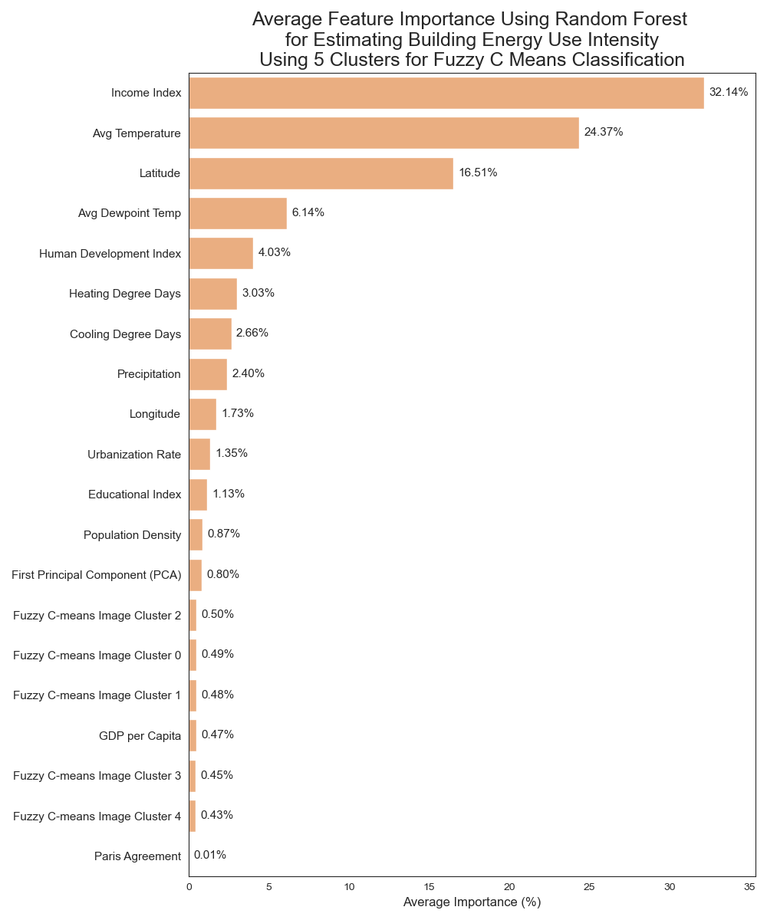
#> input picture figures/06_feature_importance_5_clusters.png, 767 x 920 px, shrunk from 1000 x 1200 before the run
$ jupyter execute --allow-errors 050_FeatureImportance.ipynb
#> lines starting #> are read from the running program, lines starting #| are printed output that depends on the picture
[cell 1]
import pandas as pd
import numpy as np
import matplotlib.pyplot as plt
from sklearn.linear_model import LinearRegression
from sklearn.preprocessing import StandardScaler
import seaborn as sns
from sklearn.ensemble import RandomForestRegressor
import os

# change n_clusters to 5, 10 or 20

[cell 2]
n_clusters = 5  #5, 10 or 20

[cell 3]
output_path = "../data/03_processed/merged_df.csv"
#> (the rest of this cell did not finish here and is left out)

# Train / Test

[cell 4]
train_test_split_original_data_path = "../data/03_processed/train_test_split_original_data.csv"
#> (the rest of this cell did not finish here and is left out)

#> (a cell that did not finish here is left out)

#> (a cell that did not finish here is left out)

#> (a cell that did not finish here is left out)

[cell 8]
features = [
    "hdd_total_year",
    "cdd_total_year",
    "GDP_per_capita",
    "Urbanization_Rate_2022",
    "latitude",
    "longitude",
    "Paris_Agreement",
    "Subnational HDI",
    "Educational index",
    "Income index",
    "2m_temperature_2023_avg",
    "2m_dewpoint_temperature_2023_avg",
    "total_precipitation_2023",
    #"longitude_sin",
    #"longitude_cos",
    #"latitude_sin",
    #"latitude_cos",
    "population_density",

    #Image data
    'pca_result'
    ]

features += [f'Cluster_{n_clusters}_{i}' for i in range(n_clusters)]


feature_abbreviations = {
    "hdd_total_year": "Heating Degree Days",
    "cdd_total_year": "Cooling Degree Days",
    "GDP_per_capita": "GDP per Capita",
    "Urbanization_Rate_2022": "Urbanization Rate",
    "latitude": "Latitude",
    "longitude": "Longitude",
    "Paris_Agreement": "Paris Agreement",
    "Subnational HDI": "Human Development Index",
    "Educational index": "Educational Index",
    "Income index": "Income Index",
    "2m_temperature_2023_avg": "Avg Temperature",
    "2m_dewpoint_temperature_2023_avg": "Avg Dewpoint Temp",
    "total_precipitation_2023": "Precipitation",
    "longitude_sin": "Longitude Sin",
    "longitude_cos": "Longitude Cos",
    "latitude_sin": "Latitude Sin",
    "latitude_cos": "Latitude Cos",
    "population_density": "Population Density",

    # Image-based features
    "pca_result": "First Principal Component (PCA)",
}

feature_abbreviations.update({f'Cluster_{n_clusters}_{i}': f'Fuzzy C-means Image Cluster {i}' for i in range(n_clusters)})


target_columns = [
    "Residential EUI (kWh/m2/year)",
    "Non-residential EUI (kWh/m2/year)"
]

[cell 9]
importance_by_target = {}
models = {}

# Train a Random Forest model for each target
#> (the rest of this cell did not finish here and is left out)

[cell 10]
plt.figure(figsize=(10, 12))
sns.set_style("white")

#> (the rest of this cell did not finish here and is left out)

[cell 11]
from PIL import Image

# Load the three images
image_2_clusters = Image.open('../figures/06_feature_importance_5_clusters.png')
#> image_2_clusters is the input picture: PIL image 767x920 RGBA; mean R, G, B, A 248.7, 244.4, 241.3, 255
image_10_clusters = Image.open('../figures/06_feature_importance_10_clusters.png')
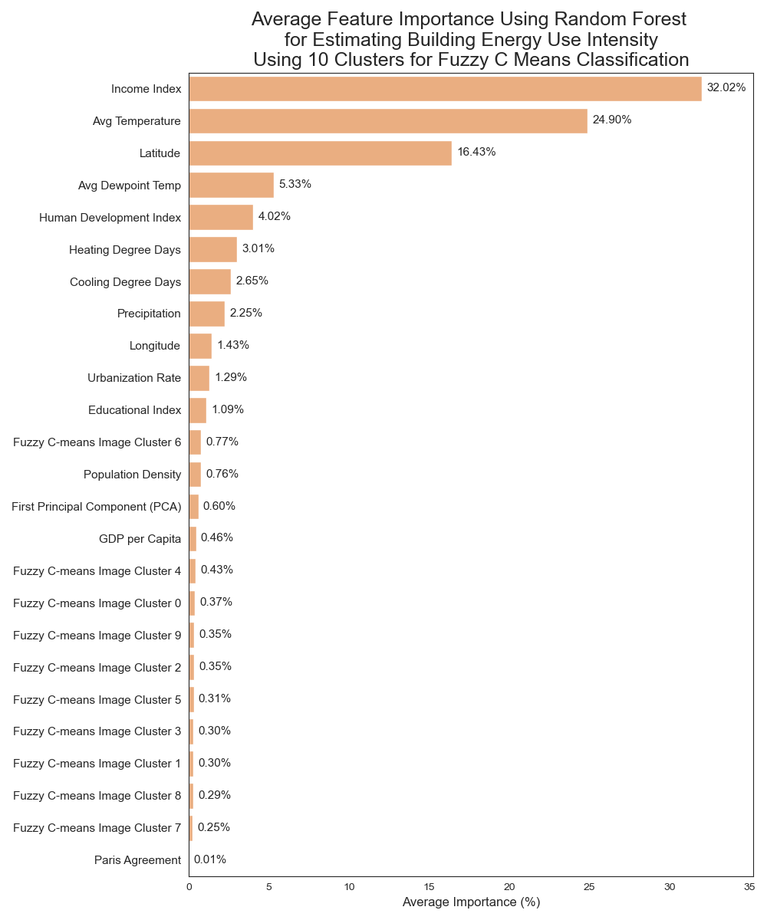
#> input picture figures/06_feature_importance_10_clusters.png, 767 x 920 px, shrunk from 1000 x 1200 before the run
#> image_10_clusters is the input picture: PIL image 767x920 RGBA; mean R, G, B, A 248.2, 244.9, 242.5, 255
image_20_clusters = Image.open('../figures/06_feature_importance_20_clusters.png')
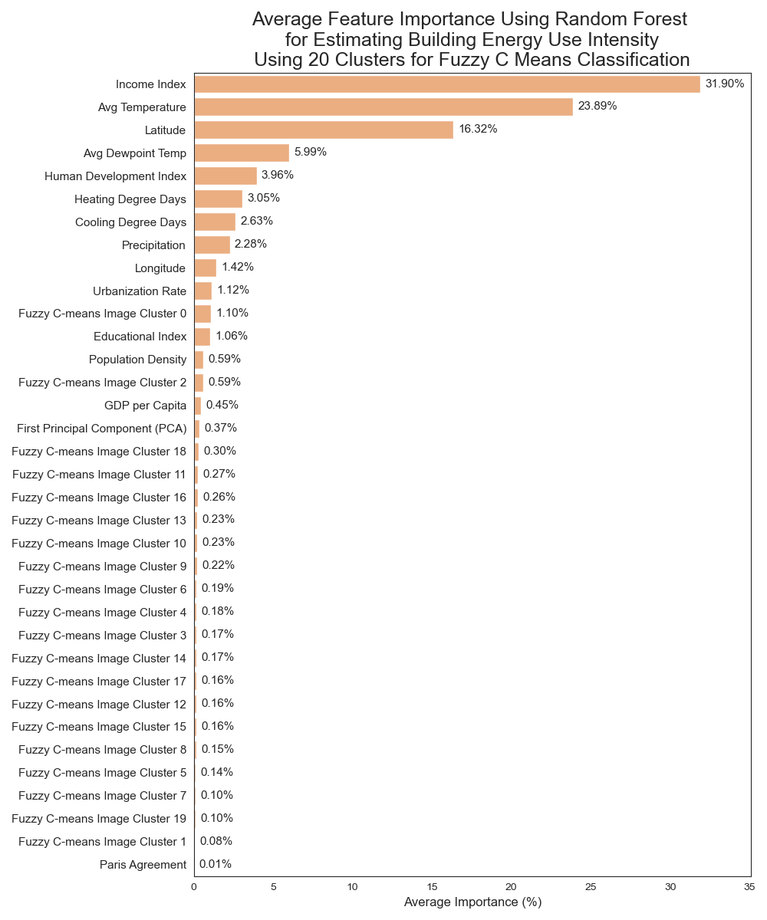
#> input picture figures/06_feature_importance_20_clusters.png, 767 x 920 px, shrunk from 1000 x 1200 before the run
#> image_20_clusters is the input picture: PIL image 767x920 RGBA; mean R, G, B, A 247, 244.8, 243.1, 255

# Calculate the total width of the new image
total_width = image_2_clusters.width + image_10_clusters.width + image_20_clusters.width
#> total_width = 2301

# Create a new image with the combined width and the same height
new_image = Image.new('RGB', (total_width, image_2_clusters.height))
#> new_image: PIL image 2301x920 RGB; every value is 0

# Paste the images side by side
new_image.paste(image_2_clusters, (0, 0))
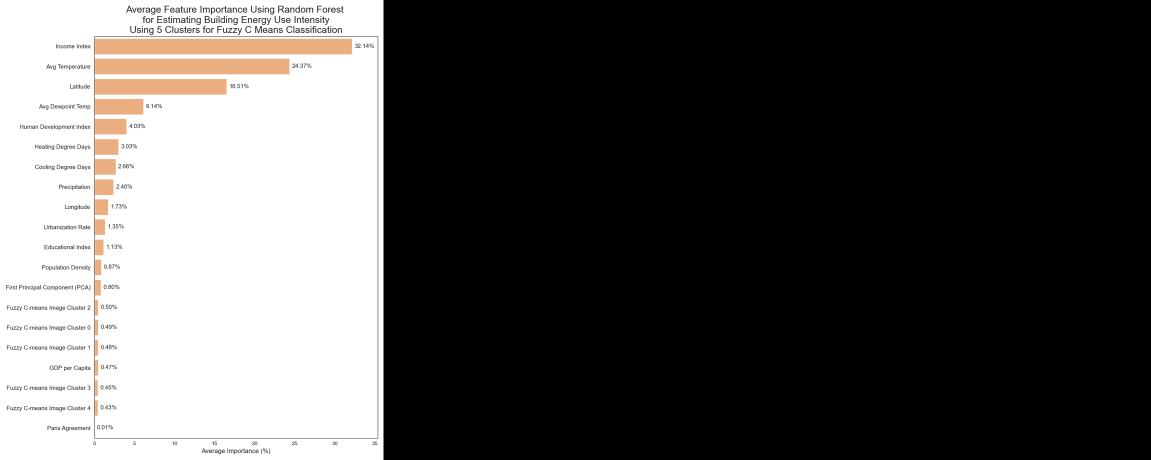
#> new_image: PIL image 2301x920 RGB (shown at 1/2 size); mean R, G, B 82.9, 81.5, 80.4
new_image.paste(image_10_clusters, (image_2_clusters.width, 0))
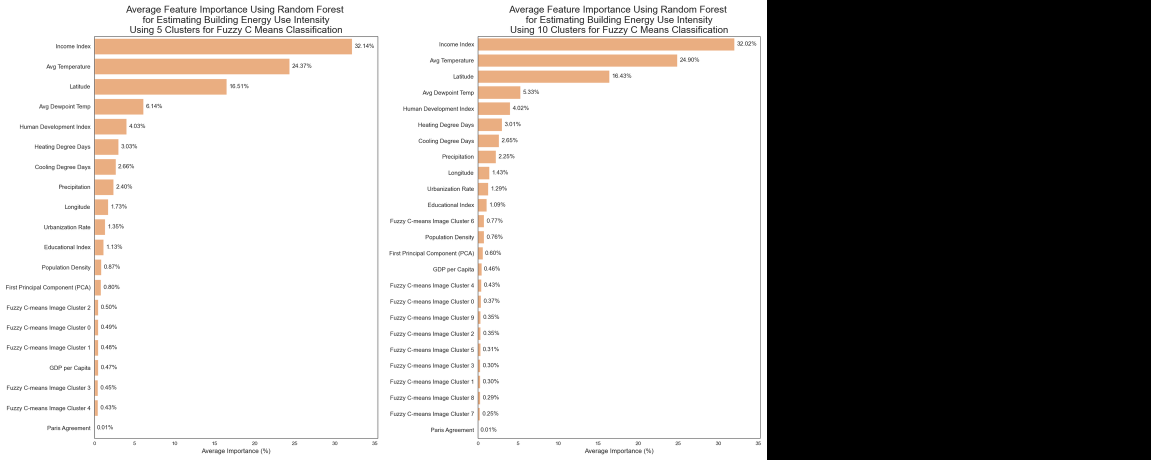
#> new_image: PIL image 2301x920 RGB (shown at 1/2 size); mean R, G, B 165.6, 163.1, 161.3
new_image.paste(image_20_clusters, (image_2_clusters.width + image_10_clusters.width, 0))
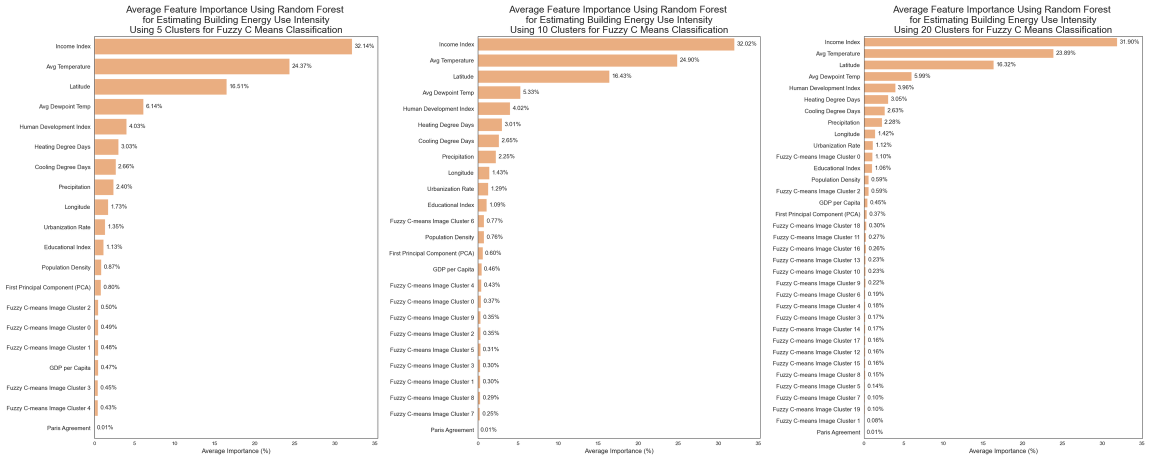
#> new_image: PIL image 2301x920 RGB (shown at 1/2 size); mean R, G, B 248, 244.7, 242.3

# Save the new image
new_image.save('../figures/06_feature_importance.png')

# Optionally, show the new image
new_image.show()
